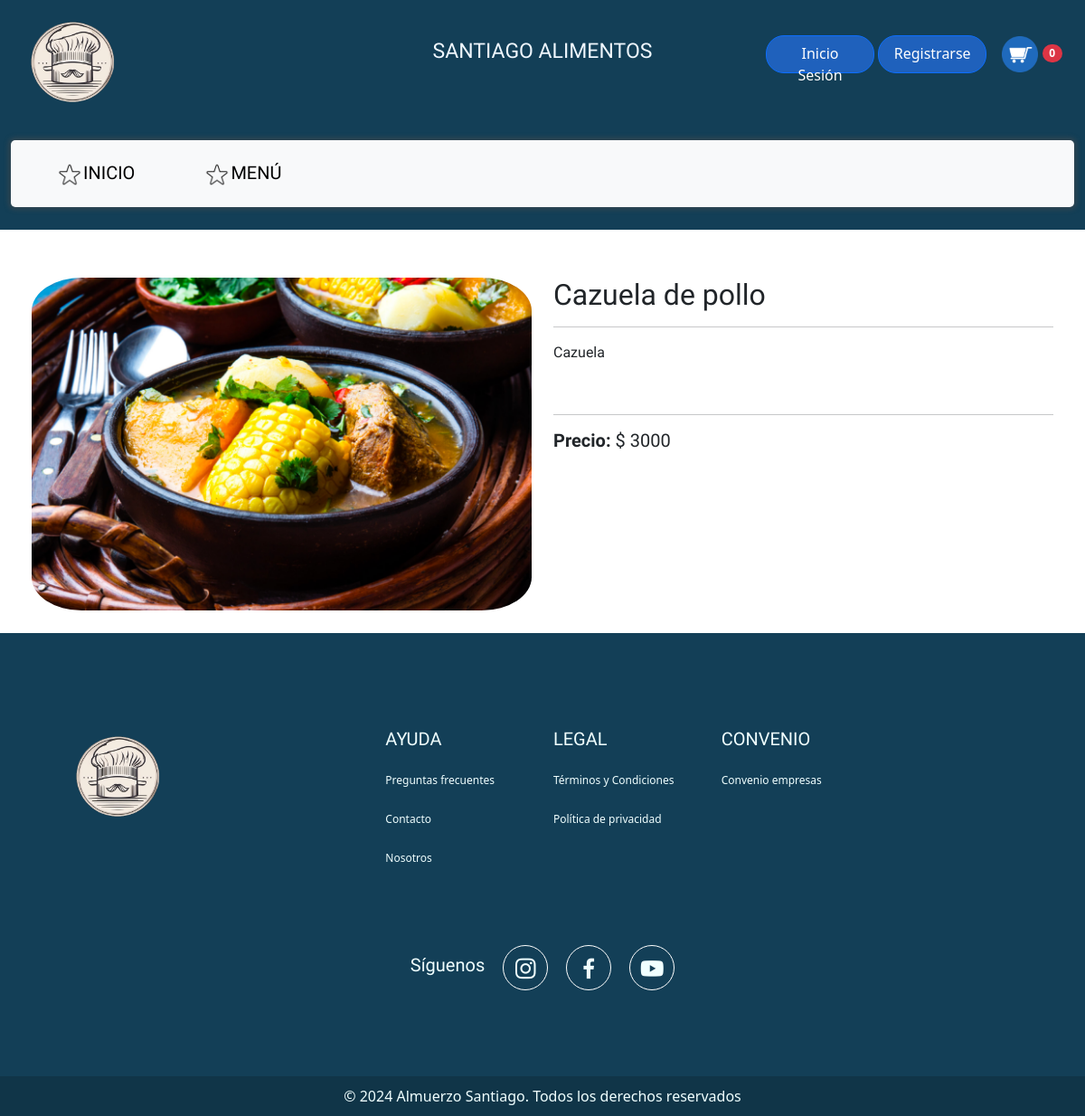
The app's page /plato/1/ with its own data.
### Alimentos_Santiago/models.py (models this page shows, shortened)
class PlatoProveedor(models.Model):
    id = models.AutoField(primary_key=True)
    proveedor = models.ForeignKey(Proveedor, on_delete=models.CASCADE)
    nombre_plato = models.CharField('Nombre del plato', max_length=100, blank=False, null=False)
    descripcion = models.TextField()
    precio = models.IntegerField('Precio')
    stock = models.IntegerField()
    disponibilidad = models.BooleanField('Disponibilidad', default=True, blank=False, null=False) #mi no entender
    imagen = models.ImageField('Imagen del plato', upload_to='Alimentos_Santiago/media/platos/', blank=True, null=True)
    class Meta:
        verbose_name = 'Plato Proveedor'
        verbose_name_plural = 'Platos Proveedores'
        ordering = ['proveedor', 'nombre_plato']

### Alimentos_Santiago/views.py (the view)
# urls.py: path('plato/<int:id>/', views.detalle_plato, name='detalle_plato'), # Se define la URL para la vista de detalle de producto.
def detalle_plato(request, id):
    perfil = request.session.get('perfil')
    plato = get_object_or_404(PlatoProveedor, id=id)
    context = {
        'perfil': perfil,
        'plato': plato,
    }
    return render(request, 'public/detalle_plato.html', context)

### Alimentos_Santiago/context_processor.py (called while the page is built)
def total_carrito(request):
    total = 0
    if request.user.is_authenticated:
        if "carrito" in request.session and request.session["carrito"]:
            for key, value in request.session["carrito"].items():
                total += float(value["acumulado"])
    return {"total_carrito": total}

### Alimentos_Santiago/templates/public/detalle_plato.html (shortened to what this page needs)
{% extends 'base.html' %}
{% load static %}
{% block content %}
    <div class="container-fluid" id="barra_principal">
        <div class="row">
          <div class="container col-4 col-sm-4 col-md-4 col-lg-4 col-xl-4">
            <a href="{% url 'inicio'%}"><img  class="logo" src="{% static 'img/Logo.png' %}" alt="..." ></a>
          </div>
          <div class="ver-menu col-4 col-sm-4 col-md-4 col-lg-4 col-xl-4">
            <p class="ver-menu">SANTIAGO ALIMENTOS</p>
          </div>
            <div class="usuario  col-4 col-sm-4 col-md-4 col-lg-4 col-xl-4">
              <div class="dropdown">
                {% if perfil != 'admin' and perfil != 'cliente' %}
                  <a class="btn btn-primary" href="{% url 'iniciosesion' %}">Inicio Sesión</a>
                  <a class="btn btn-primary" href="{% url 'registro' %}">Registrarse</a>
                {% else %}
                  <a name="" id="" class="btn btn-primary" href="#" role="button">{{ request.user.username }}</a>
                  <a class="btn btn-primary" href="{% url 'logout' %}">Cerrar sesión</a>
                {% endif %}
                <a href="#">
                  <button id="carrito1" type="button" class="btn" onclick="abrirCarrito()">
                    <img src="{% static 'img/carrito.png'%}" width="40px">
                    <span id="cantidadCarrito" class="badge bg-danger rounded-pill">0</span>
                  </button>
                </a>
              </div>
            </div>
          <div class="col-12 col-sm-12 col-md-12 col-lg-12 col-xl-12">
            <nav id="navbar" class="navbar navbar-expand-lg bg-body-tertiary ">
              <div class="container-fluid">
                <div class="collapse navbar-collapse" id="navbarNavDropdown">
                  <ul class="navbar-nav">
                    <li class="nav-item item_arriba">
                      <a class="nav-link active" aria-current="page" href="{% url 'inicio' %}"><img src="{% static 'img/icono2.png'%}" width="30px">INICIO</a>
                    </li>
                    <li class="nav-item item_arriba">
                      <a class="nav-link active" aria-current="page" href="{% url 'menu' %}"><img src="{% static 'img/icono2.png'%}" width="30px">MENÚ</a>
                    </li>
                  </ul>
                </div>
              </div>
            </nav>
          </div>
        </div>
      </div>
    <div class="container">
        <div class="row mt-5">
            <div class="col-md-6">
                <img src="{{ plato.imagen.url }}" class="img-fluid" alt="{{ plato.nombre_plato }}">
            </div>
            <div class="col-md-6">
                <h2>{{ plato.nombre_plato }}</h2>
                <hr>
                <p>{{ plato.descripcion }}</p>
                <br>
                <hr>
                <h5><strong>Precio:</strong> $ {{ plato.precio }} </h5>
            </div>
        </div>
    </div>
{% endblock %}

### Alimentos_Santiago/static/css/estilo.css (style rules this page uses)
.container { padding: 5px; font-family: "Oswald"; }
.logo { width: 150px; margin-top: -10px; }
.navbar { border-radius: 5px; box-shadow: 0px 0px 5px 3px rgba(75, 75, 75, 0.5); margin-top: 5px; }
.usuario { display: flex; justify-content: end; margin-top: 33px; }
#barra_principal { background-color: #133F57; padding-bottom: 25px; }
.ver-menu p { display: flex; justify-content: center; margin-top: 40px; font-size: 23px; color: aliceblue; font-family: "Oswald"; }
.nav-item { padding: 5px 30px 5px 30px; font-family: "Oswald"; font-size: 20px; }
.btn-primary { background-color: #1f61bc; color: white; border-radius: 20px; width: 120px; height: 42px; padding-top: 7px; }
span { color: red; }
.img-fluid { border-radius: 10%; }

### records on screen
PlatoProveedor: imagen (picture), nombre_plato "Cazuela de pollo", descripcion "Cazuela", precio "3000"
